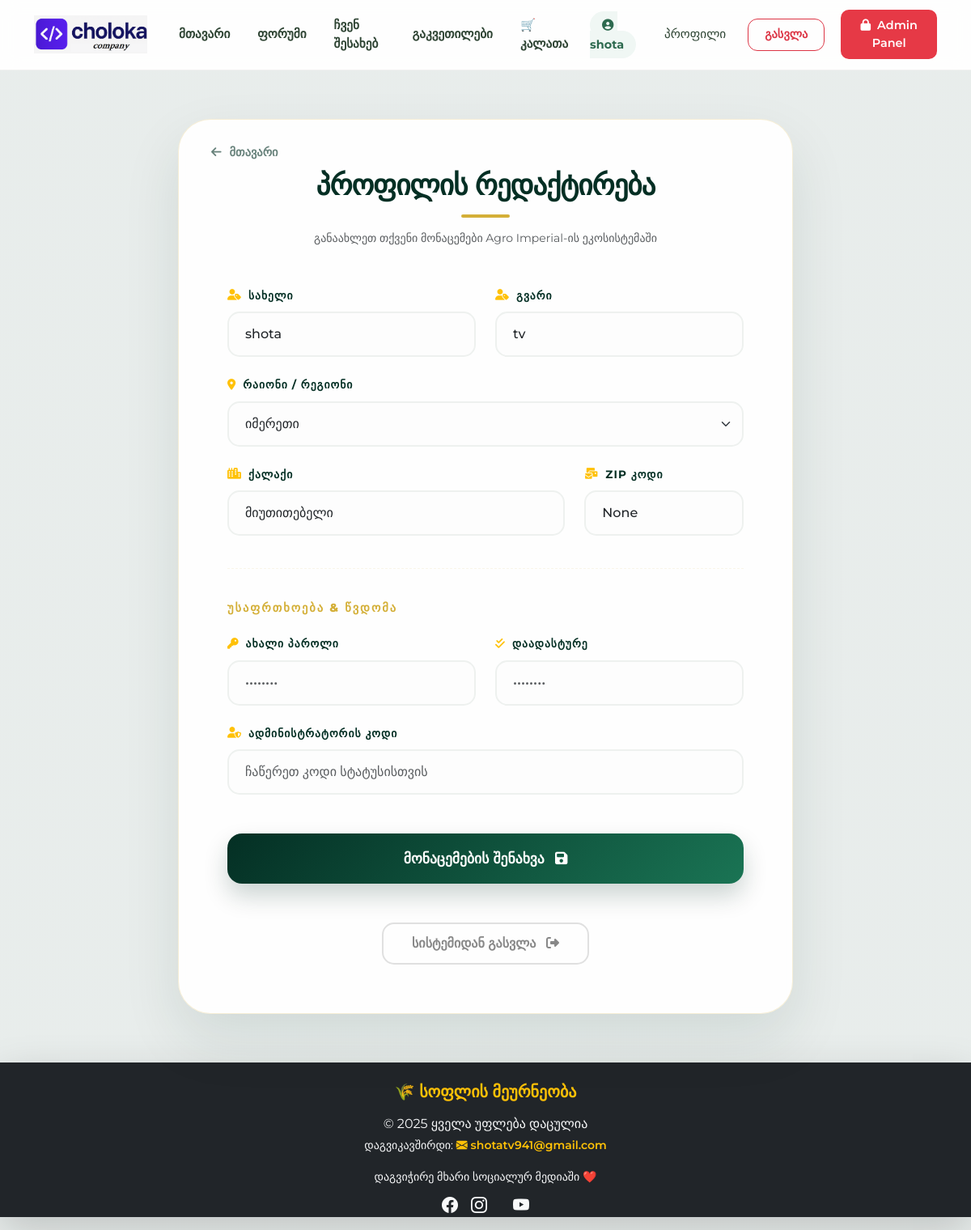
The app's page /profile (signed in), older data.
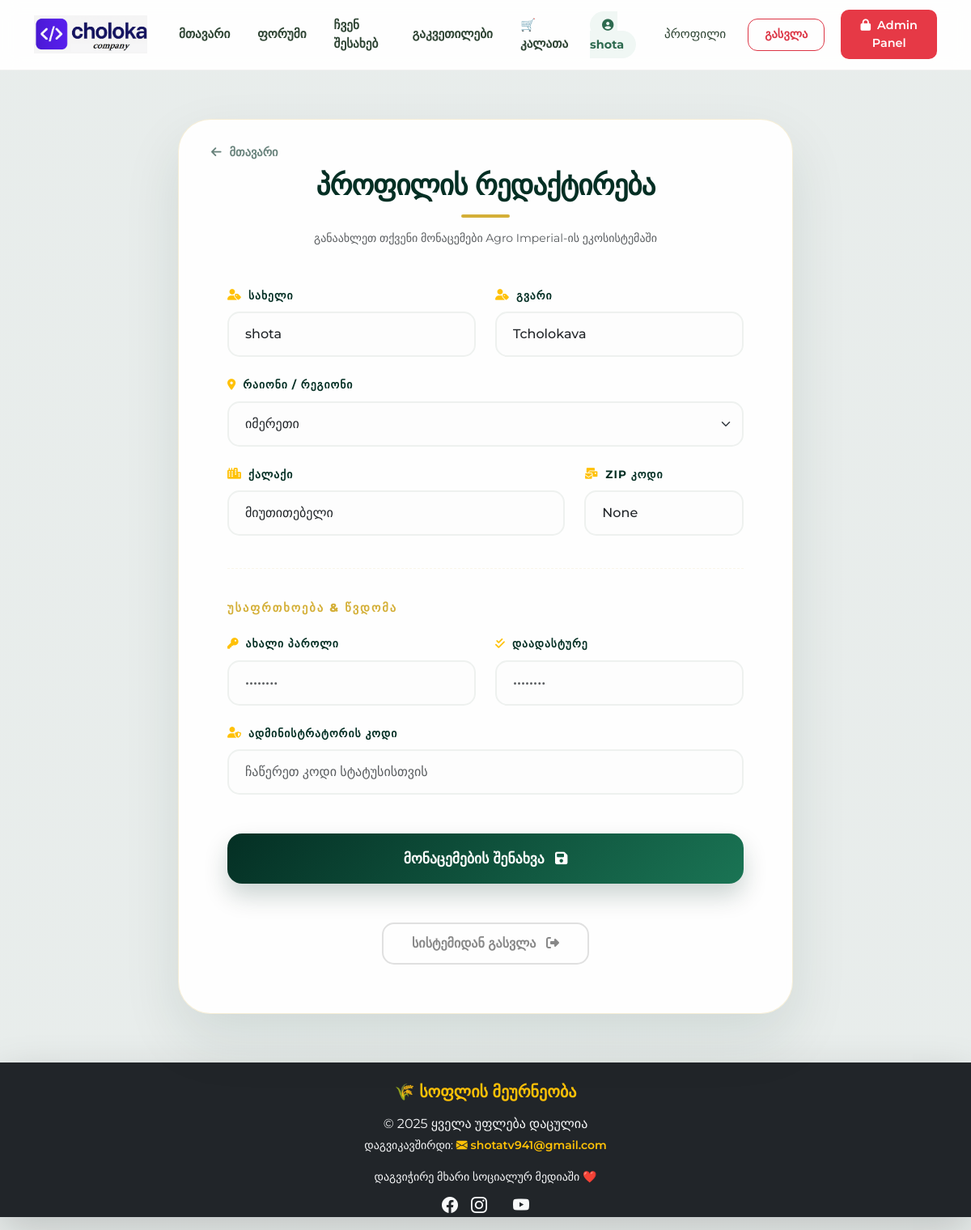
The same page, newer data.
### app.py (models this page shows)
class User(db.Model):
    id = db.Column(db.Integer, primary_key=True)
    name = db.Column(db.String(100), nullable=False)
    surname = db.Column(db.String(100), nullable=False)
    email = db.Column(db.String(150), unique=True, nullable=False)
    city = db.Column(db.String(100), nullable=False)
    state = db.Column(db.String(50), nullable=False)
    zip_code = db.Column(db.String(20))
    password_hash = db.Column(db.String(200), nullable=False)
    is_admin = db.Column(db.Boolean, default=False)
    created_at = db.Column(db.DateTime, default=datetime.utcnow)
    products = db.relationship('Product', backref='seller', lazy=True)

### app.py (the view, shortened to what this page needs)
@app.route('/profile', methods=['GET', 'POST'])
def profile():
    user_id = session.get('user_id')
    if not user_id:
        flash("გთხოვთ გაიარეთ ავტორიზაცია", "warning")
        return redirect(url_for('login', next=request.path))
    user = User.query.get(user_id)
    if not user:
        flash("მომხმარებელი ვერ მოიძებნა", "danger")
        return redirect(url_for('login'))
    return render_template('profile.html', user=user)

### templates/profile.html (shortened to what the changed rows need)
<!DOCTYPE html>
<html lang="ka">
<head>
    <link href="https://cdn.jsdelivr.net/npm/bootstrap@5.3.6/dist/css/bootstrap.min.css" rel="stylesheet">
    <link rel="stylesheet" href="https://cdnjs.cloudflare.com/ajax/libs/font-awesome/6.4.0/css/all.min.css">
    <link rel="stylesheet" href="https://cdnjs.cloudflare.com/ajax/libs/animate.css/4.1.1/animate.min.css"/>
</head>
<body>
{% include 'base.html' %}
<div class="profile-wrapper">
    <div class="imperial-card animate__animated animate__fadeInUp">
        <div class="profile-header">
            <h2>პროფილის <span>რედაქტირება</span></h2>
        </div>
        <form method="POST">
            <div class="row g-4">
                <div class="col-md-6">
                    <label class="form-label"><i class="fas fa-user-tag text-warning"></i> სახელი</label>
                    <input type="text" name="name" class="form-control" value="{{ user.name | default('') }}" required>
                </div>
                <div class="col-md-6">
                    <label class="form-label"><i class="fas fa-user-tag text-warning"></i> გვარი</label>
                    <input type="text" name="surname" class="form-control" value="{{ user.surname | default('') }}" required>
                </div>
                <div class="col-md-12">
                    <label class="form-label"><i class="fas fa-map-marker-alt text-warning"></i> რაიონი / რეგიონი</label>
                    <select class="form-select" name="state" required>
                        {% set regions = ['იმერეთი', 'კახეთი', 'სამეგრელო', 'აფხაზეთი', 'გურია', 'სვანეთი', 'რაჭა', 'აჭარა', 'შიდა ქართლი', 'ქვემო ქართლი', 'სამცხე-ჯავახეთი'] %}
                        {% for region in regions %}
                            <option value="{{ region }}" {% if user.state == region %}selected{% endif %}>{{ region }}</option>
                        {% endfor %}
                    </select>
                </div>
                <div class="col-md-8">
                    <label class="form-label"><i class="fas fa-city text-warning"></i> ქალაქი</label>
                    <input type="text" name="city" class="form-control" value="{{ user.city | default('') }}">
                </div>
                <div class="col-md-4">
                    <label class="form-label"><i class="fas fa-mail-bulk text-warning"></i> Zip კოდი</label>
                    <input type="text" name="zip_code" class="form-control" value="{{ user.zip_code | default('') }}">
                </div>
            </div>
        </form>
    </div>
</div>
{% include 'footer.html' %}
</body>
</html>

### templates/base.html (shortened to what this page needs)
<nav class="navbar navbar-expand-lg navbar-light sticky-top">
  <div class="container">
    <a class="navbar-brand d-flex align-items-center fw-bold" href="/">
      <img src="{{ url_for('static', filename='logo.png') }}" alt="logo" width="140" height="auto" class="me-2">
    </a>
    <div class="collapse navbar-collapse justify-content-end" id="navbarMenu">
      <ul class="navbar-nav align-items-center gap-1">
        <li class="nav-item"><a class="nav-link fw-semibold" href="/form1">მთავარი</a></li>
        <li class="nav-item"><a class="nav-link fw-semibold" href="/forum">ფორუმი</a></li>
        <li class="nav-item"><a class="nav-link fw-semibold" href="/about">ჩვენ შესახებ</a></li>
        <li class="nav-item"><a class="nav-link fw-semibold" href="/lesse">გაკვეთილები</a></li>
        <li class="nav-item"><a class="nav-link fw-semibold me-2" href="/cart">🛒 კალათა</a></li>
        {% if 'user_id' in session %}
          <li class="nav-item">
            <span class="user-welcome fw-bold">
              <i class="fas fa-user-circle me-1"></i> {{ session['username'] }}
            </span>
          </li>
          <li class="nav-item"><a class="nav-link text-muted" href="/profile">პროფილი</a></li>
          <li class="nav-item"><a class="btn btn-outline-danger btn-nav-action btn-sm ms-2" href="/logout">გასვლა</a></li>
        {% else %}
          <li class="nav-item"><a class="btn btn-register btn-nav-action btn-sm" href="/register">რეგისტრაცია</a></li>
          <li class="nav-item"><a class="btn btn-login btn-nav-action btn-sm ms-2" href="/login">შესვლა</a></li>
        {% endif %}
        {% if 'is_admin' in session %}
          <li class="nav-item">
            <a class="btn admin-badge btn-nav-action btn-sm ms-lg-3" href="/add/panel">
              <i class="fas fa-lock me-1"></i> Admin Panel
            </a>
          </li>
        {% endif %}
      </ul>
    </div>
  </div>
</nav>

Row changes from the older to the newer data that the page shows:
changed User "shota": surname "tv" → "Tcholokava"
